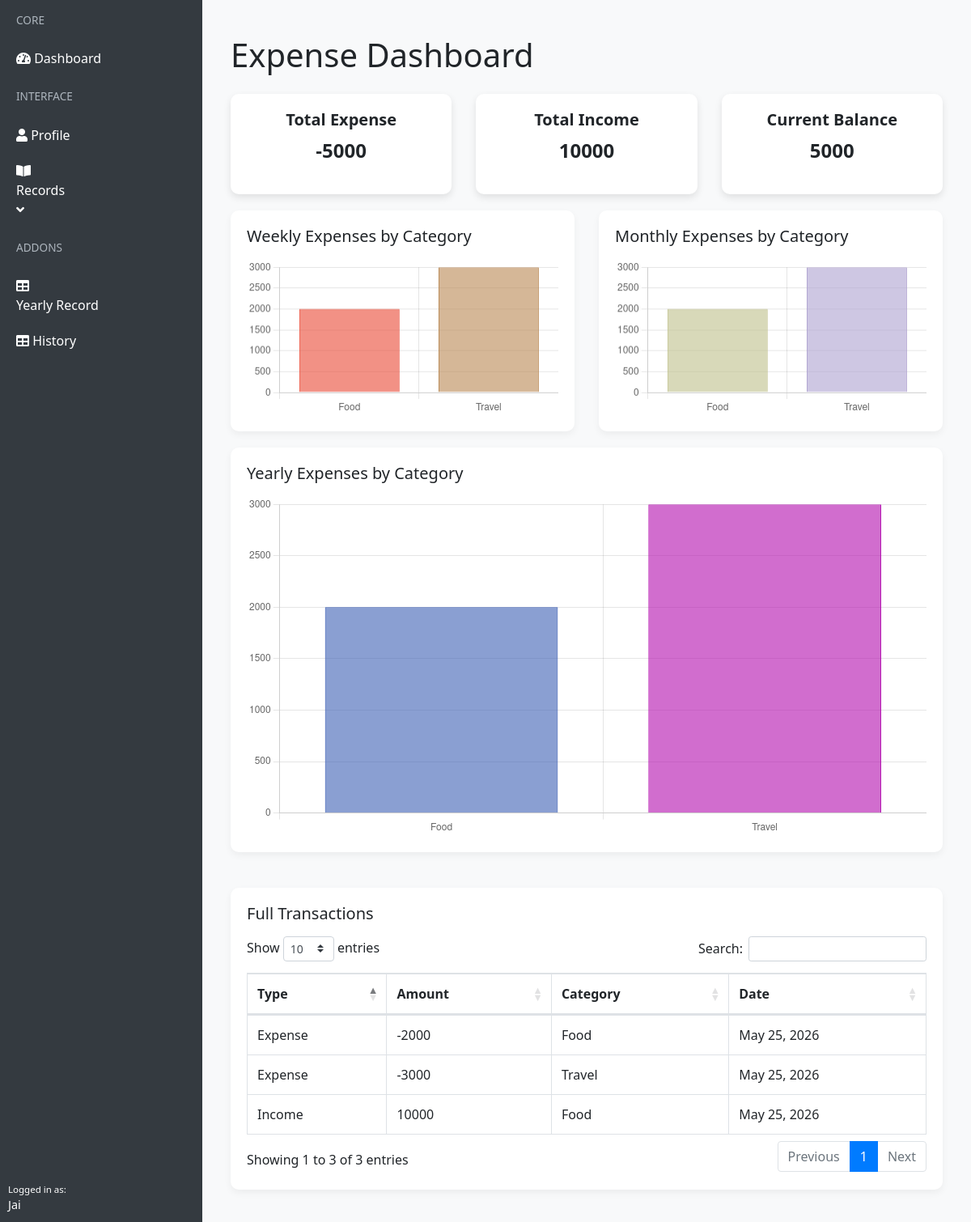
The page /dashboard/ (signed in) on the database its author committed.
### home/models.py (models this page shows)
class Addmoney_info(models.Model):
    user = models.ForeignKey(User,default = 1, on_delete=models.CASCADE)
    add_money = models.CharField(max_length = 10 , choices = ADD_EXPENSE_CHOICES )
    quantity = models.BigIntegerField()
    Date = models.DateField(default = now)
    Category = models.CharField( max_length = 20, choices = SELECT_CATEGORY_CHOICES , default ='Food')
    class Meta:
        db_table:'addmoney'

### home/views.py (the view)
# urls.py: path('dashboard/', views.dashboard, name='dashboard'),
def dashboard(request):
    user = request.user
    transactions = Addmoney_info.objects.filter(user=user).order_by('-Date')
    paginator = Paginator(transactions, 10)  # 10 records per page
    page_number = request.GET.get('page')
    page_obj = paginator.get_page(page_number)
    total_expense = transactions.filter(add_money='Expense').aggregate(Sum('quantity'))['quantity__sum'] or 0
    total_income = transactions.filter(add_money='Income').aggregate(Sum('quantity'))['quantity__sum'] or 0
    current_income = total_income + total_expense
    today = date.today()
    week_start = today - datetime.timedelta(days=7)  # Monday
    weekly_transactions = transactions.filter(Date__gte=week_start)
    weekly_expense = weekly_transactions.filter(add_money='Expense').values('Category').annotate(total=Sum('quantity'))
    weekly_expense_json = {item['Category']: item['total'] for item in weekly_expense}
    month_start = today.replace(day=1)
    monthly_transactions = transactions.filter(Date__gte=month_start)
    monthly_expense = monthly_transactions.filter(add_money='Expense').values('Category').annotate(total=Sum('quantity'))
    monthly_expense_json = {item['Category']: item['total'] for item in monthly_expense}
    year_start = today.replace(month=1, day=1)
    yearly_transactions = transactions.filter(Date__gte=year_start)
    yearly_expense = yearly_transactions.filter(add_money='Expense').values('Category').annotate(total=Sum('quantity'))
    yearly_expense_json = {item['Category']: item['total'] for item in yearly_expense}
    context = {
        'page_obj': page_obj,
        'total_expense': total_expense,
        'total_income': total_income,
        'current_income': current_income,
        'weekly_expense_json': json.dumps(weekly_expense_json),
        'monthly_expense_json': json.dumps(monthly_expense_json),
        'yearly_expense_json': json.dumps(yearly_expense_json),
    }
    return render(request, 'home/dashboard.html', context)

### templates/home/dashboard.html (shortened to what this page needs)
{% load static %}
<!DOCTYPE html>
<html lang="en">
<head>
    <link rel="stylesheet" href="https://stackpath.bootstrapcdn.com/bootstrap/4.5.0/css/bootstrap.min.css">
    <link rel="stylesheet" href="https://cdn.datatables.net/1.10.20/css/dataTables.bootstrap4.min.css">
    <link rel="stylesheet" href="https://cdnjs.cloudflare.com/ajax/libs/font-awesome/5.13.0/css/all.min.css">
</head>
<body>
<div id="layoutSidenav">
    <div id="layoutSidenav_nav">
        <nav class="sb-sidenav">
            <div class="sb-sidenav-menu">
                <div class="nav flex-column">
                    <div class="sb-sidenav-menu-heading">Core</div>
                    <a class="nav-link" href="/index"><i class="fas fa-tachometer-alt"></i> Dashboard</a>
                    <div class="sb-sidenav-menu-heading">Interface</div>
                    <a class="nav-link" href="/profile"><i class="fas fa-user"></i> Profile</a>
                    <a class="nav-link collapsed" href="#" data-toggle="collapse" data-target="#collapseRecords">
                            <div class="sb-nav-link-icon"><i class="fas fa-book-open"></i></div>
                            Records
                            <div class="sb-sidenav-collapse-arrow"><i class="fas fa-angle-down"></i></div>
                        </a>
                    <div class="sb-sidenav-menu-heading">Addons</div>
                    <a class="nav-link" href="/info">
                        <div class="sb-nav-link-icon"><i class="fas fa-table"></i></div>
                        Yearly Record
                    </a>
                    <a class="nav-link" href="/tables"><i class="fas fa-table"></i> History</a>
                </div>
            </div>
            <div class="sb-sidenav-footer">
                        <div class="small">Logged in as:</div>
                        {{request.user.username}}
            </div>
        </nav>
    </div>
    <div id="layoutSidenav_content">
        <main>
            <div class="container-fluid">
                <h1 class="mt-4 mb-4">Expense Dashboard</h1>
                <div class="row">
                    <div class="col-md-4">
                        <div class="dashboard-card">
                            <h5>Total Expense</h5>
                            <p>{{ total_expense }}</p>
                        </div>
                    </div>
                    <div class="col-md-4">
                        <div class="dashboard-card">
                            <h5>Total Income</h5>
                            <p>{{ total_income }}</p>
                        </div>
                    </div>
                    <div class="col-md-4">
                        <div class="dashboard-card">
                            <h5>Current Balance</h5>
                            <p>{{ current_income }}</p>
                        </div>
                    </div>
                </div>
                <div class="row">
                    <div class="col-lg-6">
                        <div class="chart-container">
                            <h5 class="mb-3">Weekly Expenses by Category</h5>
                            <canvas id="weeklyChart"></canvas>
                        </div>
                    </div>
                    <div class="col-lg-6">
                        <div class="chart-container">
                            <h5 class="mb-3">Monthly Expenses by Category</h5>
                            <canvas id="monthlyChart"></canvas>
                        </div>
                    </div>
                    <div class="col-lg-12">
                        <div class="chart-container">
                            <h5 class="mb-3">Yearly Expenses by Category</h5>
                            <canvas id="yearlyChart"></canvas>
                        </div>
                    </div>
                </div>
                <div class="chart-container mt-4">
                    <h5 class="mb-3">Full Transactions</h5>
                    <div class="table-responsive">
                        <table class="table table-bordered" id="transactionsTable">
                            <thead>
                                <tr>
                                    <th>Type</th>
                                    <th>Amount</th>
                                    <th>Category</th>
                                    <th>Date</th>
                                </tr>
                            </thead>
                            <tbody>
                                {% for info in page_obj %}
                                <tr>
                                    <td>{{ info.add_money }}</td>
                                    <td>{{ info.quantity }}</td>
                                    <td>{{ info.Category }}</td>
                                    <td>{{ info.Date }}</td>
                                </tr>
                                {% endfor %}
                            </tbody>
                        </table>
                    </div>
                </div>
            </div>
        </main>
    </div>
</div>
<script>
    // Initialize DataTable
    $('#transactionsTable').DataTable();
    // Function to generate random colors
    function getRandomColors(count) {
        let colors = [];
        for (let i = 0; i < count; i++) {
            const r = Math.floor(Math.random() * 255);
            const g = Math.floor(Math.random() * 255);
            const b = Math.floor(Math.random() * 255);
            colors.push(`rgba(${r}, ${g}, ${b}, 0.6)`);
        }
        return colors;
    }
    // ✅ FIXED: Function to create upward-growing charts
    function createChart(ctxId, data, label) {
        const ctx = document.getElementById(ctxId).getContext('2d');
        const labels = Object.keys(data);
        const values = Object.values(data).map(v => Math.abs(v)); // ✅ Make all positive
        const colors = getRandomColors(labels.length);
        return new Chart(ctx, {
            type: 'bar',
            data: {
                labels: labels,
                datasets: [{
                    label: label,
                    data: values,
                    backgroundColor: colors,
                    borderColor: colors.map(c => c.replace('0.6', '1')),
                    borderWidth: 1
                }]
            },
            options: {
                responsive: true,
                plugins: { legend: { display: false } },
                scales: {
                    y: {
                        beginAtZero: true,
                        ticks: {
                            callback: function(value) {
                                return value;
                            }
                        }
                    }
                }
            }
        });
    }
    // Load data from Django context
    const weeklyData = {{ weekly_expense_json|safe }};
    const monthlyData = {{ monthly_expense_json|safe }};
    const yearlyData = {{ yearly_expense_json|safe }};
    // Create charts
    createChart('weeklyChart', weeklyData, 'Weekly Expenses');
    createChart('monthlyChart', monthlyData, 'Monthly Expenses');
    createChart('yearlyChart', yearlyData, 'Yearly Expenses');
</script>
</body>
</html>

### templates/home/dashboard.html (style rules this page uses)
body { font-family: 'Segoe UI', sans-serif; }
#layoutSidenav { display: flex; min-height: 100vh; }
#layoutSidenav_nav { width: 250px; background: #343a40; color: #fff; flex-shrink: 0; }
#layoutSidenav_nav a { color: #fff; text-decoration: none; padding: 10px 20px; display: block; }
#layoutSidenav_content { flex: 1; padding: 20px; background-color: #f8f9fa; }
.sb-sidenav-menu-heading { padding: 15px 20px; font-size: 0.85rem; text-transform: uppercase; color: #adb5bd; }
.sb-sidenav-footer { position: absolute; bottom: 0; width: 100%; padding: 10px; font-size: 0.9rem; }
.dashboard-card { background: #fff; padding: 20px; border-radius: 10px; box-shadow: 0 4px 10px rgba(0,0,0,0.1); margin-bottom: 20px; text-align: center; }
.dashboard-card h5 { font-weight: 700; }
.dashboard-card p { font-weight: 700; font-size: 1.5rem; }
.chart-container { background: #fff; padding: 20px; border-radius: 10px; box-shadow: 0 4px 10px rgba(0,0,0,0.05); margin-bottom: 20px; }

### rows shown on the page
Addmoney_info: add_money "Income", quantity "10000", Category "Food", Date "May 25, 2026"
Addmoney_info: add_money "Expense", quantity "-2000", Category "Food", Date "May 25, 2026"
Addmoney_info: add_money "Expense", quantity "-3000", Category "Travel", Date "May 25, 2026"

### other values the page prints
{{ request.user.username }} "Jai"
{{ total_expense }} "-5000"
{{ total_income }} "10000"
{{ current_income }} "5000"
chart data {{ weekly_expense_json|safe }} {"Food": -2000, "Travel": -3000}
chart data {{ monthly_expense_json|safe }} {"Food": -2000, "Travel": -3000}
chart data {{ yearly_expense_json|safe }} {"Food": -2000, "Travel": -3000}
